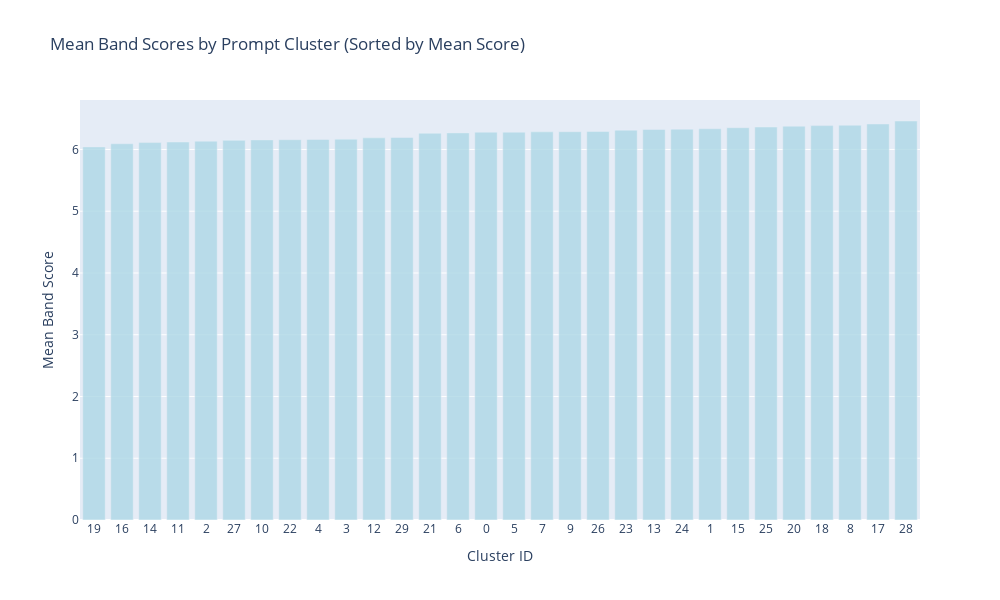

Write notebook code for a chart like this one.
### Markdown cell above
### Barplot of the Mean Band Score per Prompt Cluster

### Code cell
# Calculate mean by cluster, sorted by mean band score (highest to lowest)
cluster_stats = df.groupby("cluster")["band_score"].agg(["mean", "count"]).reset_index()
cluster_stats = cluster_stats.sort_values("mean", ascending=True)
cluster_stats["cluster"] = cluster_stats["cluster"].astype(str)
cluster_stats["cluster"] = pd.Categorical(
    cluster_stats["cluster"], categories=cluster_stats["cluster"], ordered=True
)

# Create figure
import plotly.graph_objects as go

fig = go.Figure()

# Add mean bars
fig.add_trace(
    go.Bar(
        x=cluster_stats["cluster"],
        y=cluster_stats["mean"],
        name="Mean Band Score",
        marker_color="lightblue",
        opacity=0.8,
    )
)

# Set axis titles
fig.update_xaxes(title_text="Cluster ID")
fig.update_yaxes(title_text="Mean Band Score")

# Update layout
fig.update_layout(
    title="Mean Band Scores by Prompt Cluster (Sorted by Mean Score)",
    width=1000,
    height=600,
    showlegend=False,
)

fig.show()

### Figure 1 — Plotly figure (JSON) as saved in the notebook; plotly's stock layout.template omitted (floating-point values rounded to 4 significant figures)
{"data": [{"marker": {"color": "lightblue"}, "name": "Mean Band Score", "opacity": 0.8, "type": "bar", "x": ["19", "16", "14", "11", "2", "27", "10", "22", "4", "3", "12", "29", "21", "6", "0", "5", "7", "9", "26", "23", "13", "24", "1", "15", "25", "20", "18", "8", "17", "28"], "y": [6.041, 6.092, 6.111, 6.121, 6.135, 6.148, 6.155, 6.158, 6.161, 6.167, 6.188, 6.193, 6.263, 6.268, 6.28, 6.28, 6.285, 6.288, 6.29, 6.312, 6.323, 6.329, 6.335, 6.353, 6.364, 6.377, 6.386, 6.393, 6.413, 6.461]}], "layout": {"height": 600, "showlegend": false, "title": {"text": "Mean Band Scores by Prompt Cluster (Sorted by Mean Score)"}, "width": 1000, "xaxis": {"title": {"text": "Cluster ID"}}, "yaxis": {"title": {"text": "Mean Band Score"}}}}
